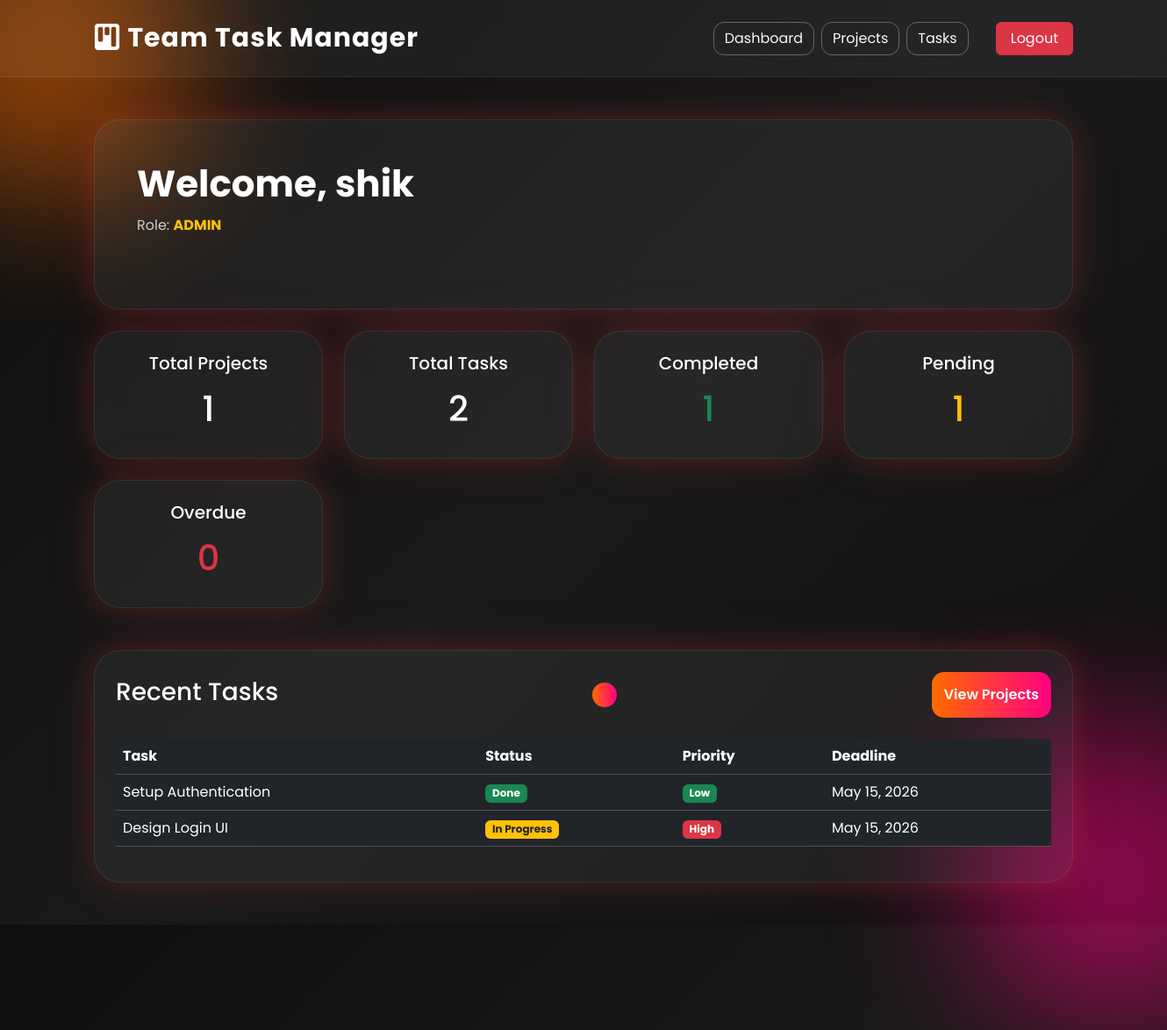
Page / (signed in) on the earlier database version.
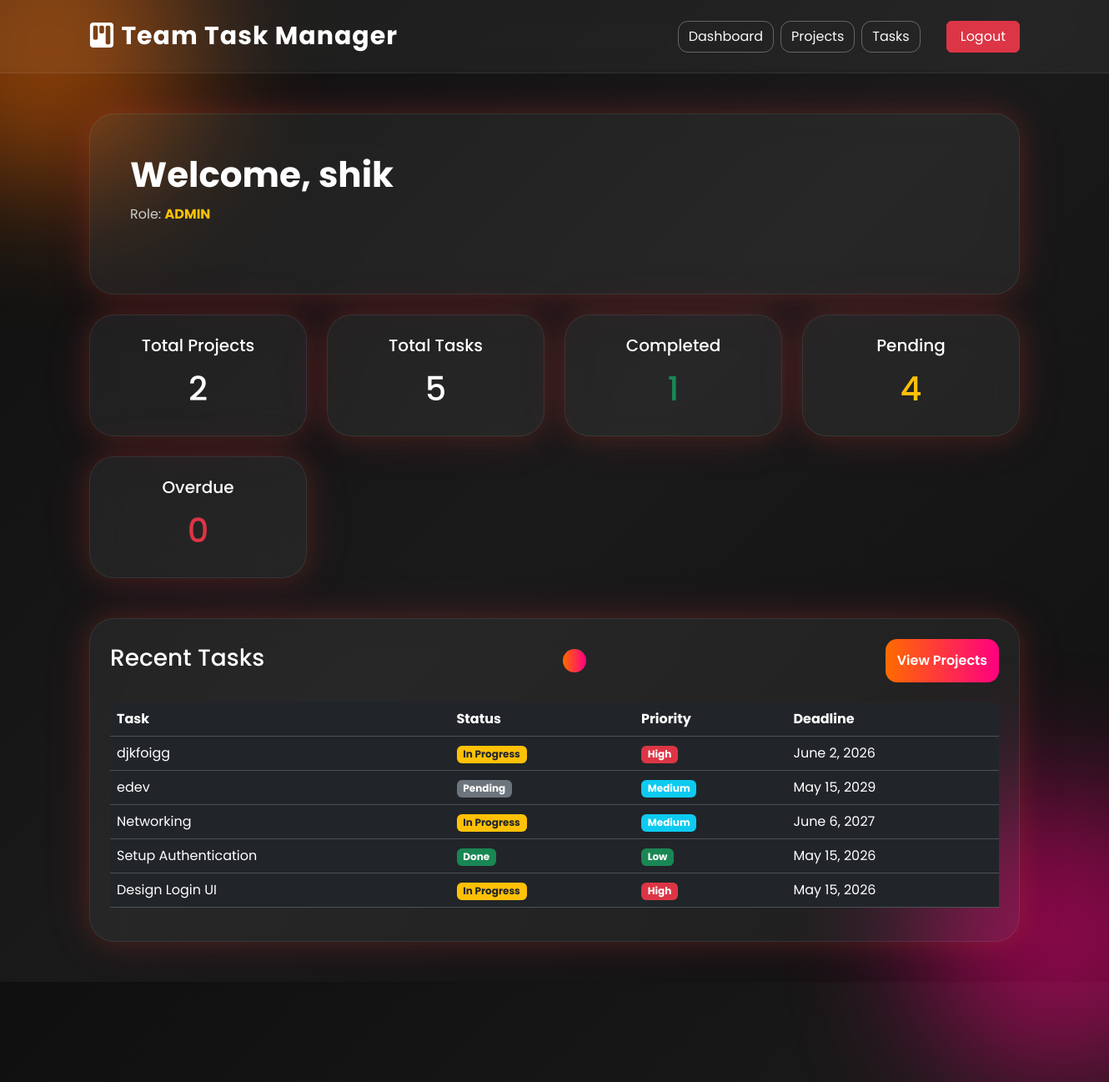
Same page on the later database version.
### tasks/models.py (models this page shows, shortened)
class Task(models.Model):
    STATUS_CHOICES = (
        ('TODO', 'Todo'),
        ('IN_PROGRESS', 'In Progress'),
        ('DONE', 'Done'),
    )
    PRIORITY_CHOICES = (
        ('LOW', 'Low'),
        ('MEDIUM', 'Medium'),
        ('HIGH', 'High'),
    )
    title = models.CharField(max_length=200)
    description = models.TextField()
    project = models.ForeignKey(
        Project,
        on_delete=models.CASCADE,
        related_name='tasks'
    )
    assigned_to = models.ForeignKey(
        settings.AUTH_USER_MODEL,
        on_delete=models.CASCADE,
        related_name='tasks'
    )
    deadline = models.DateField()
    status = models.CharField(
        max_length=20,
        choices=STATUS_CHOICES,
        default='TODO'
    )
    priority = models.CharField(
        max_length=20,
        choices=PRIORITY_CHOICES,
        default='MEDIUM'
    )
    created_at = models.DateTimeField(auto_now_add=True)

### users/views.py (the view)
# urls.py: path('', dashboard, name='home'),
@login_required
def dashboard(request):
    total_projects = Project.objects.count()
    total_tasks = Task.objects.count()
    completed_tasks = Task.objects.filter(
        status='DONE'
    ).count()
    pending_tasks = Task.objects.exclude(
        status='DONE'
    ).count()
    overdue_tasks = Task.objects.filter(
    deadline__lt=now().date()
    ).exclude(status='DONE').count()
    recent_tasks = Task.objects.order_by('-id')[:5]
    context = {
        'total_projects': total_projects,
        'total_tasks': total_tasks,
        'completed_tasks': completed_tasks,
        'pending_tasks': pending_tasks,
        'overdue_tasks': overdue_tasks,
        'recent_tasks': recent_tasks,
    }
    return render(
        request,
        'users/dashboard.html',
        context
    )

### templates/users/dashboard.html
{% extends 'base.html' %}
{% block content %}
<div class="row">
    <div class="col-md-12">
        <div class="glass-card p-5 mb-4">
            <h1 class="main-title text-start">
                Welcome, {{ request.user.username }}
            </h1>
            <p class="sub-title text-start">
                Role:
                <span class="fw-bold text-warning">
                    {{ request.user.role }}
                </span>
            </p>
        </div>
    </div>
</div>
<div class="row g-4">
    <div class="col-md-3">
        <div class="glass-card p-4 text-center">
            <h5>Total Projects</h5>
            <h1 class="mt-3">
                {{total_projects}}
            </h1>
        </div>
    </div>
    <div class="col-md-3">
        <div class="glass-card p-4 text-center">
            <h5>Total Tasks</h5>
            <h1 class="mt-3">
                {{total_tasks}}
            </h1>
        </div>
    </div>
    <div class="col-md-3">
        <div class="glass-card p-4 text-center">
            <h5>Completed</h5>
            <h1 class="mt-3 text-success">
                {{completed_tasks}}
            </h1>
        </div>
    </div>
    <div class="col-md-3">
        <div class="glass-card p-4 text-center">
            <h5>Pending</h5>
            <h1 class="mt-3 text-warning">
                {{pending_tasks}}
            </h1>
        </div>
    </div>
    <div class="col-md-3">
    <div class="glass-card p-4 text-center">
        <h5>Overdue</h5>
        <h1 class="mt-3 text-danger">
            {{ overdue_tasks }}
        </h1>
    </div>
</div>
</div>
<div class="row mt-5">
    <div class="col-md-12">
        <div class="glass-card p-4">
            <div class="d-flex justify-content-between align-items-center mb-4">
                <h3>
                    Recent Tasks
                </h3>
                <a href="#" class="btn btn-modern">
                    <a href="/projects/"
class="btn btn-modern">
    View Projects
</a>
                </a>
            </div>
            <table class="table table-dark table-hover align-middle">
                <thead>
                    <tr>
                        <th>Task</th>
                        <th>Status</th>
                        <th>Priority</th>
                        <th>Deadline</th>
                    </tr>
                </thead>
<tbody>
    {% for task in recent_tasks %}
    <tr>
        <td>
            {{ task.title }}
        </td>
        <td>
            {% if task.status == 'DONE' %}
                <span class="badge bg-success">
                    Done
                </span>
            {% elif task.status == 'IN_PROGRESS' %}
                <span class="badge bg-warning text-dark">
                    In Progress
                </span>
            {% else %}
                <span class="badge bg-secondary">
                    Pending
                </span>
            {% endif %}
        </td>
        <td>
            {% if task.priority == 'HIGH' %}
                <span class="badge bg-danger">
                    High
                </span>
            {% elif task.priority == 'MEDIUM' %}
                <span class="badge bg-info">
                    Medium
                </span>
            {% else %}
                <span class="badge bg-success">
                    Low
                </span>
            {% endif %}
        </td>
        <td>
            {{ task.deadline }}
        </td>
    </tr>
    {% empty %}
    <tr>
        <td colspan="4" class="text-center">
            No tasks available
        </td>
    </tr>
    {% endfor %}
</tbody>
            </table>
        </div>
    </div>
</div>
{% endblock %}

Differences in the rows shown:
added Task: title "djkfoigg", status "In Progress", priority "High", deadline "June 2, 2026"
added Task: title "edev", status "Pending", priority "Medium", deadline "May 15, 2029"
added Task: title "Networking", status "In Progress", priority "Medium", deadline "June 6, 2027"
Other differences:
{{ total_projects }}: "1" → "2"
{{ total_tasks }}: "2" → "5"
{{ pending_tasks }}: "1" → "4"
